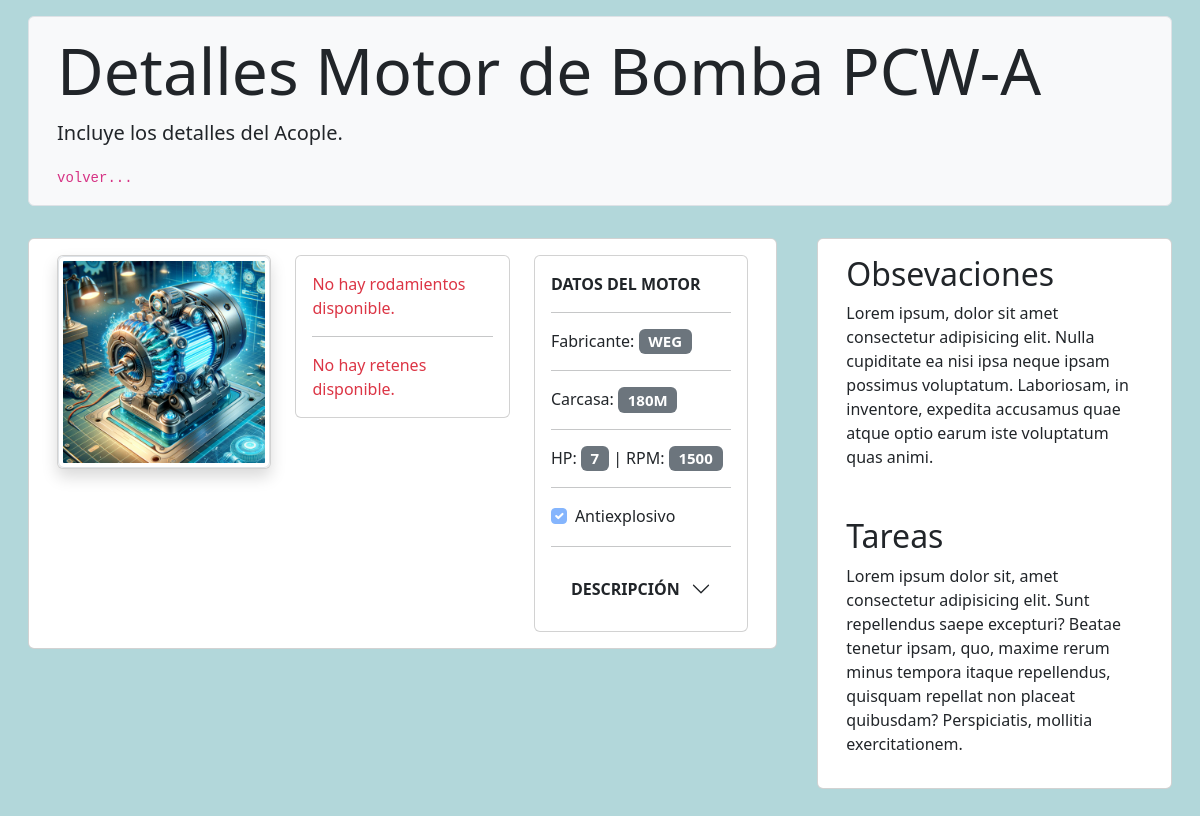
The app's page /motors/2/motor/, older data.
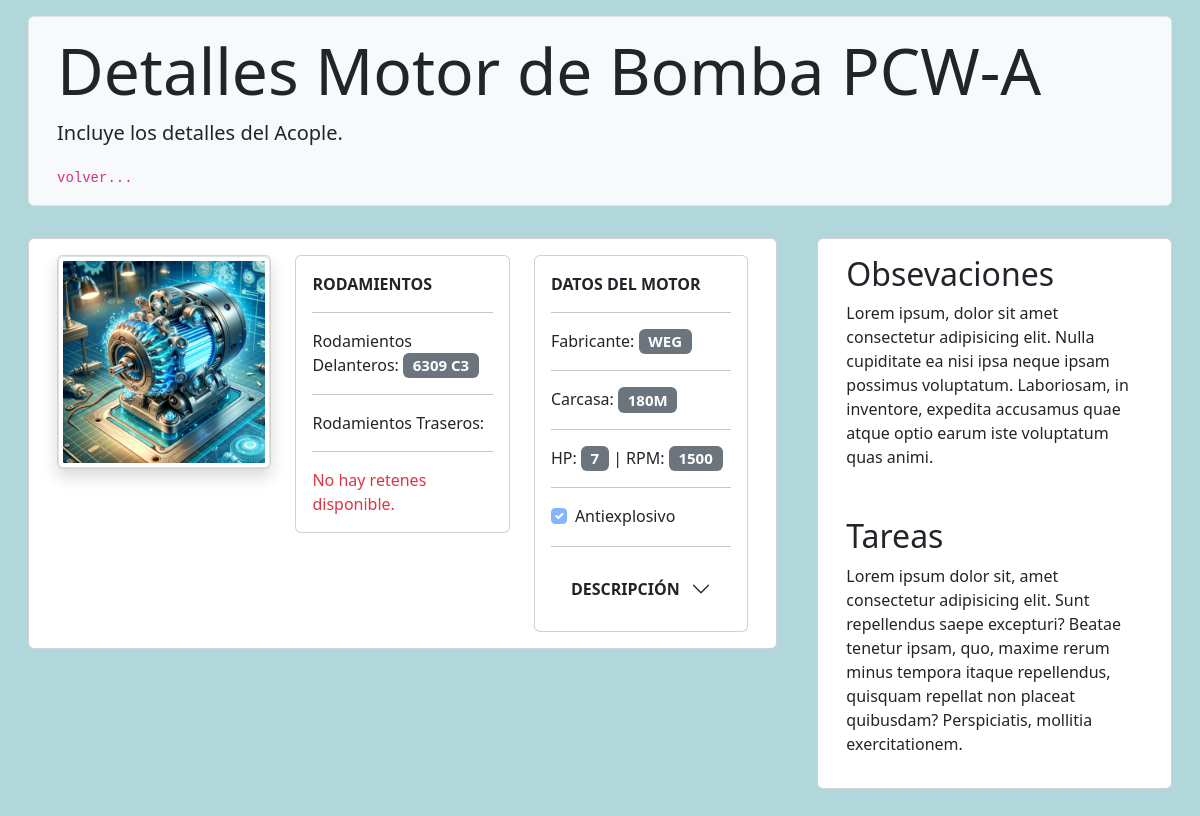
The same page, newer data.
### bearings/models.py (models this page shows, shortened)
class MotorBearing(models.Model):
    motor = models.ForeignKey(
         Motor, on_delete=models.CASCADE,
         null=True, blank=True, related_name='bearings'
    )
    bearing = models.ForeignKey(
        Bearing, on_delete=models.CASCADE, related_name='motor_bearings'
    )

class Bearing(models.Model):
    front_bearing = 'rodamiento delantero'
    rear_bearing = 'rodamiento trasero'
    side_of_object = (
        (front_bearing, 'rodamiento delantero'),
        (rear_bearing, 'rodamiento trasero'),
    )
    side = models.CharField(
        max_length=50, choices=side_of_object, default='rodamiento delantero'
    )
    deep_groove_ball_bearing = 'Rodamiento de bolas rígido'
    cylindrical_roller_bearing = 'Rodamiento de rodillos cilíndricos'
    angular_contact_ball_bearing = 'Rodamiento de contacto angular de bolas'
    bearing_type = (
        (deep_groove_ball_bearing, 'Rodamiento de bolas rígido'),
        (cylindrical_roller_bearing, 'Rodamiento de rodillos cilíndricos'),
        (
            angular_contact_ball_bearing,
            'Rodamiento de contacto angular de bolas'
        ),
    )
    types = models.CharField(
        max_length=50, choices=bearing_type,
        default='Rodamiento de bolas rígido'
    )
    number_reference = models.CharField(max_length=100, blank=True)
    brand = models.CharField(max_length=100, blank=True)
    inner_diameter = models.PositiveIntegerField(
        blank=True, null=True, help_text="milímetros (mm)"
    )
    outer_diameter = models.PositiveIntegerField(
        blank=True, null=True, help_text="milímetros (mm)"
    )
    broad = models.PositiveIntegerField(
        blank=True, null=True, help_text="milímetros (mm)"
    )
    description = models.TextField(blank=True, null=True)
    image = models.ImageField(
        default='rodamientos/default/bearing.png',
        upload_to='rodamientos',
        verbose_name='Imagen de rodamiento',
        blank=True
    )
    class Meta:
        verbose_name = 'Rodamiento'
        verbose_name_plural = 'Rodamientos'

### motors/views.py (the view)
# urls.py: path('<int:motor_id>/motor/', views.motor_detail, name='motor_detail'),
def motor_detail(request, motor_id):
    template = 'motors/motor_detail.html'
    motor = get_object_or_404(Motor, pk=motor_id)
    coupling = motor.coupling_set.first()
    context = {
        'motor': motor,
        'coupling': coupling,
    }
    return render(request, template, context)

### templates/motors/motor_detail.html (shortened to what the changed rows need)
{% extends 'base.html' %}
{% block content %}
{% load static %}
<div class="container-fluid mt-3">
    <div class="p-2 m-3 bg-light rounded-2 border">
        <div class="container m-2">
            <h1 class="display-3">Detalles Motor de Bomba {{ motor.pump.tag }}</h1>
        </div>
    </div>
</div>
<section class="mt-4 mb-4">
    <div class="row m-2">
        <div class="col-md-8">
            <div class="card m-2">
                <div class="row m-3">
                    <div class="col-lg-4">
                        <div class="card">
                            <div class="card-body">
                                {% if not motor.bearings.exists %}
                                <p class="card-text text-danger">No hay rodamientos disponible.</p>
                                <hr>
                                {% else %}
                                <p class="card-text"><strong class="objectTitle">Rodamientos</strong></p>
                                <hr>
                                <p class="card-text">Rodamientos Delanteros:
                                    {% for bearing in motor.bearings.all %}
                                        {% if bearing.bearing.side == 'rodamiento delantero' %}
                                        <span class="badge bg-secondary data">{{ bearing.bearing.number_reference }}</span>
                                        {% endif %}
                                    {% endfor %}
                                </p>
                                <hr>
                                <p class="card-text">Rodamientos Traseros:
                                </p>
                                <hr>
                                {% endif %}
                                {% if not motor.seal.exists %}
                                <p class="card-text text-danger">No hay retenes disponible.</p>
                                {% endif %}
                            </div>
                        </div>
                    </div>
                    <div class="col-lg-4">
                        <div class="card">
                            <div class="card-body">
                                <div class="accordion accordion-flush" id="accordionFlushExample">
                                    <div class="accordion-item">
                                      <h2 class="accordion-header" id="flush-headingOne">
                                        <button class="accordion-button collapsed" type="button" data-bs-toggle="collapse" data-bs-target="#flush-collapseOne" aria-expanded="false" aria-controls="flush-collapseOne">
                                            <strong class="objectTitle">Descripción</strong>
                                        </button>
                                      </h2>
                                    </div>
                                </div>
                            </div>
                        </div>
                    </div>
                </div>
            </div>
        </div>
        <div class="col-md-4">
            <div class="card m-2">
                <div class="row m-3">
                    <h2>Obsevaciones</h2>
                </div>
                <div class="row m-3">
                    <h2>Tareas</h2>
                </div>
            </div>
        </div>
    </div>
</section>
{% endblock %}

Row changes from the older to the newer data that the page shows:
added MotorBearing: bearing.number_reference "6309 C3"
Text that changed along with them:
text no longer shown: "No hay rodamientos disponible."
text now shown: "RODAMIENTOS Rodamientos Delanteros: Rodamientos Traseros:"
